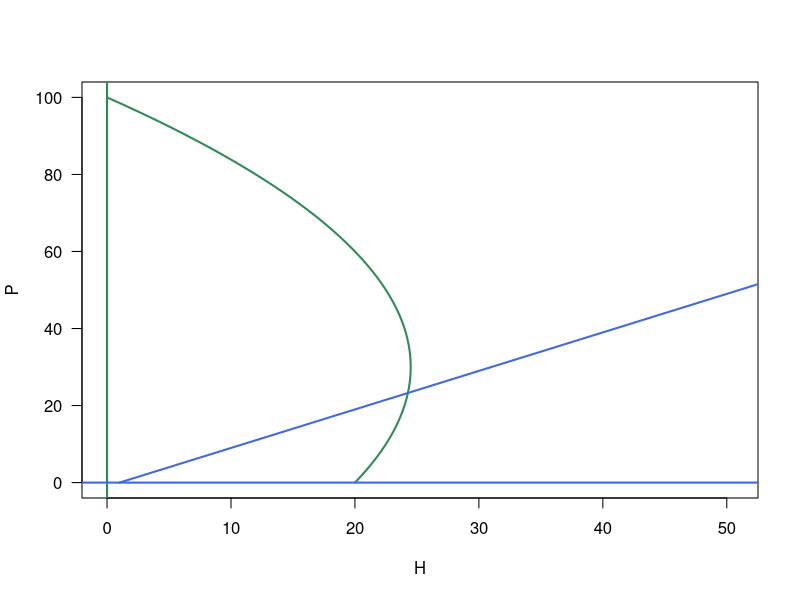
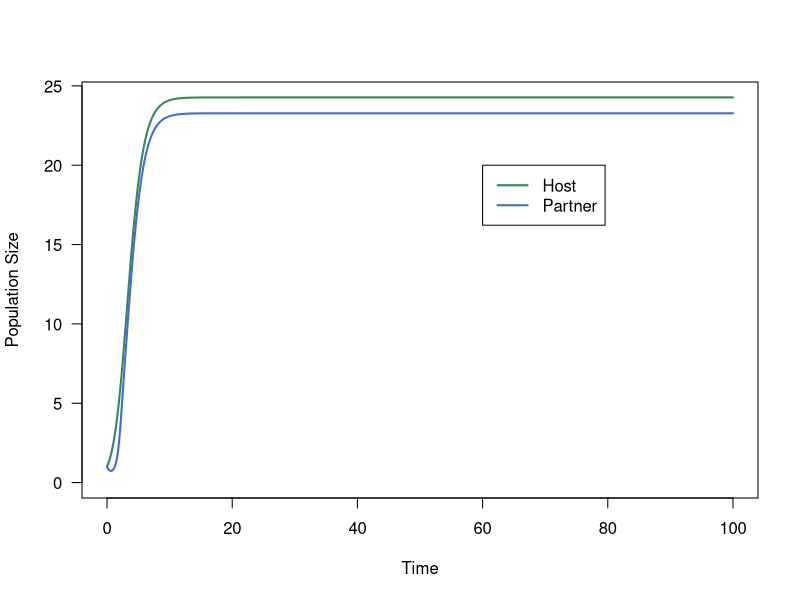
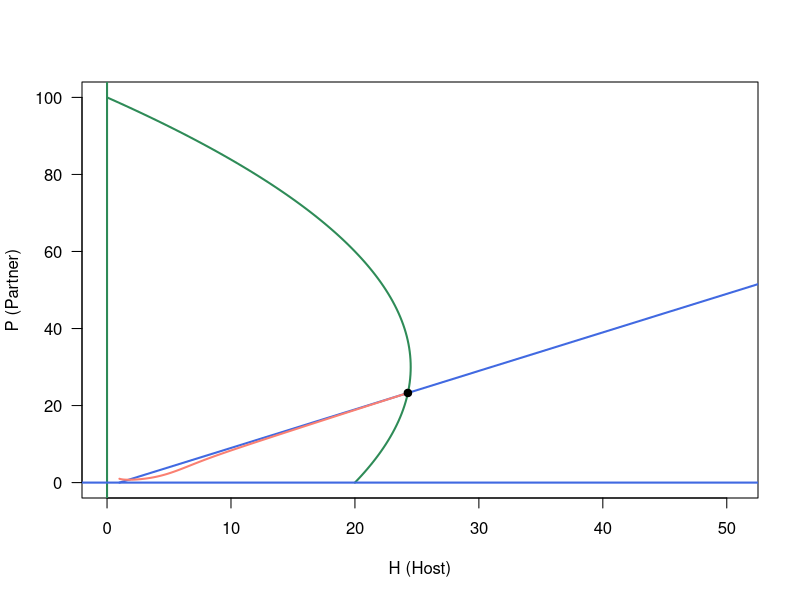
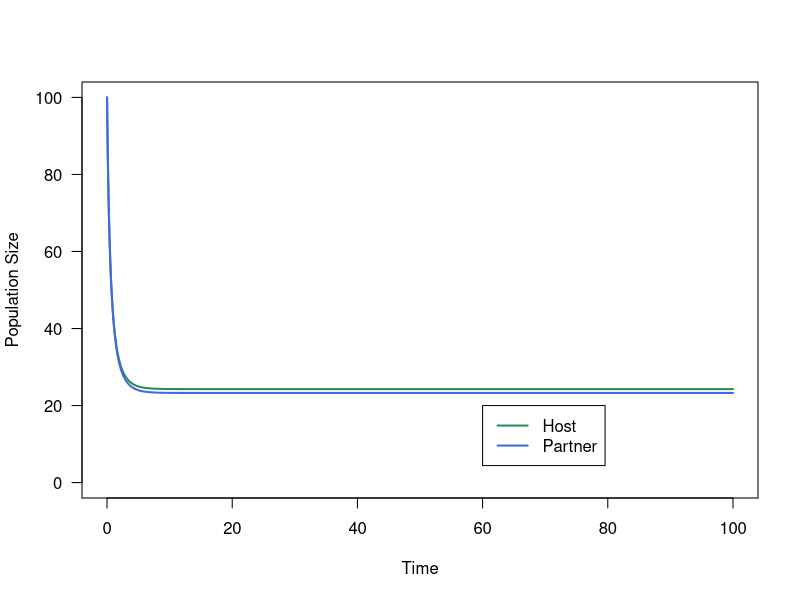
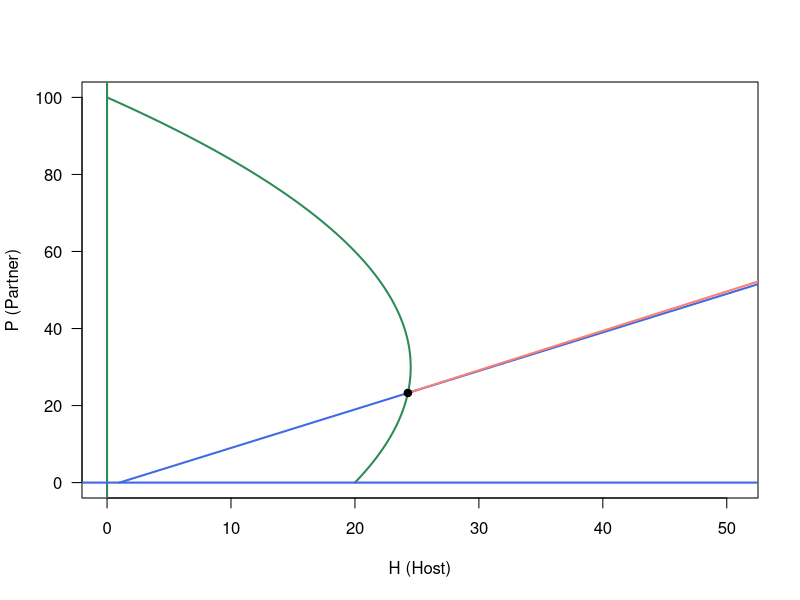
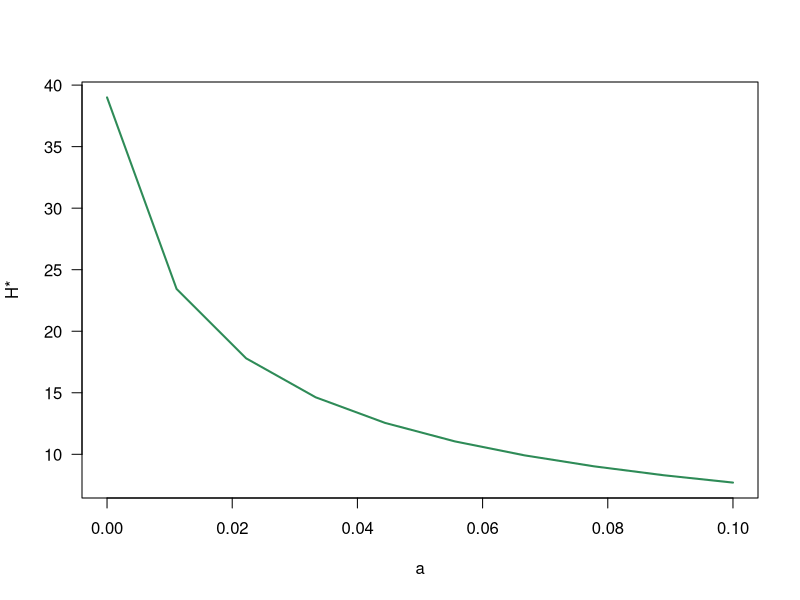
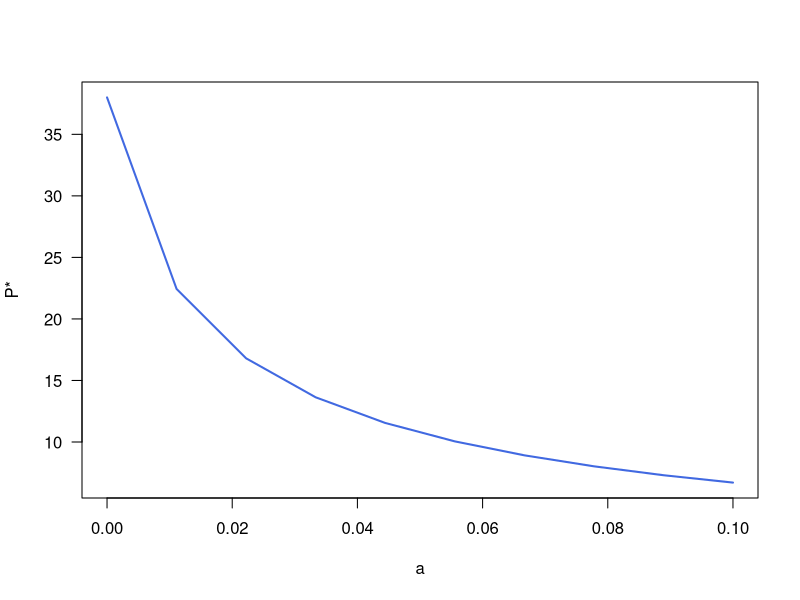
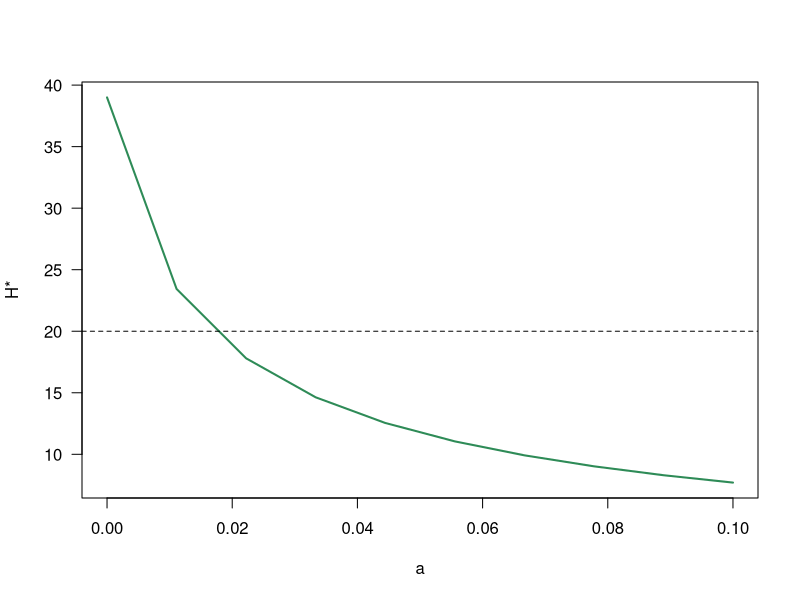

The R source for these figures, in order:
## ---- chunk 1
r <- 1			# growth rate of H
K <- 20			# carrying capacity of H
gamma <- .5		# positive effect of P on H's carrying capacity
a <- .01		# exploitation of H by P
b <- 1			# growth rate of P
m <- 1			# density-independent mortality of P
e <- 1			# factor weighting density-dependent mortality of P
## ---- chunk 2
# By setting dH/dt and dP/dt to zero, we can find four ZNGIs.
# From dH/dt: H = 0 or H = 1/r*(K+gamma*P)*(r-a*P)
# From dP/dt: P = 0 or H = m/b*(1+e*P)
# Let's plot them on a phase plane, with H on the x-axis, and P on the y-axis

Pset <- seq(from = 0, to = 100)		# Note that even though P will be on my y-axis, it's easier to solve the ZNGIs, particularly the one from dH/dt, for H. So I'm making a vector of Ps to plug in

dHdt.ZNGI <- 1/r*(K+gamma*Pset)*(r-a*Pset)
dPdt.ZNGI <- m/b*(1+e*Pset)

Hcol <- 'seagreen'
Pcol <- 'royalblue'

plot(x = dHdt.ZNGI, y = Pset, type = 'l', col = Hcol, lwd = 2, xlim=c(0,max(c(dHdt.ZNGI,dPdt.ZNGI)))/2, ylab = 'P', xlab = 'H',las=1)
lines(x = dPdt.ZNGI, y = Pset, lwd = 2, col = Pcol)
abline(v = 0, lwd = 2, col = Hcol)
abline(h = 0, lwd = 2, col= Pcol)
## ---- chunk 3
tset <- seq(from = 0, to = 100, length.out = 5000)
H.simu1 <- NaN*tset; H.simu1[1] <- 1
P.simu1 <- NaN*tset; P.simu1[1] <- 1

for(i in 2:length(tset)){
	dt <- tset[i] - tset[i-1]
	H <- H.simu1[i-1]
	P <- P.simu1[i-1]
	dH <- ( r*H*(1-H/(K+gamma*P))-a*H*P )*dt
	dP <- ( b*H*P - m*P*(1+e*P) )*dt
	H.simu1[i] <- H + dH
	P.simu1[i] <- P + dP	
}

plot(x = tset, y = H.simu1, col = Hcol, type = 'l', xlab = 'Time', ylab = 'Population Size', ylim = c(0, max(c(P.simu1,H.simu1))), lwd=2,las=1)
lines(x = tset, y = P.simu1, col = Pcol, lwd=2)
legend(x = 60, y = K, legend = c('Host','Partner'), lwd=2, col = c(Hcol,Pcol))
## ---- chunk 4
Simucol <- 'salmon'
plot(x = dHdt.ZNGI, y = Pset, type = 'l', col = Hcol, lwd = 2, xlim=c(0,max(c(dHdt.ZNGI,dPdt.ZNGI)))/2, ylab = 'P (Partner)', xlab = 'H (Host)',las=1)
lines(x = dPdt.ZNGI, y = Pset, lwd = 2, col = Pcol)
abline(v = 0, lwd = 2, col = Hcol)
abline(h = 0, lwd = 2, col= Pcol)
lines(x = H.simu1, y = P.simu1, col = Simucol, lwd=2)		# Plots the simulated trajectory; note that we're keeping the population sizes of H on the x-axis, and the population sizes of P on the y-axis, consistent with our phase plane.
points(x = H.simu1[length(tset)], y = P.simu1[length(tset)], col = 'black', bg='black', pch=21)		# Adds a solid black dot at the end of the simulation, indicating the equilibrium point. NOTE: We are calling this a stable equilibrium because our timeseries simulation suggested that it was: The populations reached a stable size that didn't change over time. You should always be careful, when running simulations, to be certain that the system has 'equilibrated' before you make interpretations about its results!
## ---- chunk 5
### solution ###

tset <- seq(from = 0, to = 100, length.out = 5000)
H.simu2 <- NaN*tset; H.simu2[1] <- 100
P.simu2 <- NaN*tset; P.simu2[1] <- 100

for(i in 2:length(tset)){
	dt <- tset[i] - tset[i-1]
	H <- H.simu2[i-1]
	P <- P.simu2[i-1]
	dH <- ( r*H*(1-H/(K+gamma*P))-a*H*P )*dt
	dP <- ( b*H*P - m*P*(1+e*P) )*dt
	H.simu2[i] <- H + dH
	P.simu2[i] <- P + dP	
}


### end solution ###
## ---- chunk 6
### solution ###
plot(x = tset, y = H.simu2, col = Hcol, type = 'l', xlab = 'Time', ylab = 'Population Size', ylim = c(0, max(c(P.simu2,H.simu2))), lwd=2,las=1)
lines(x = tset, y = P.simu2, col = Pcol, lwd=2)
legend(x = 60, y = K, legend = c('Host','Partner'), lwd=2, col = c(Hcol,Pcol))
### end solution ###
## ---- chunk 7
### solution ##

Simucol <- 'salmon'
plot(x = dHdt.ZNGI, y = Pset, type = 'l', col = Hcol, lwd = 2, xlim=c(0,max(c(dHdt.ZNGI,dPdt.ZNGI)))/2, ylab = 'P (Partner)', xlab = 'H (Host)',las=1)
lines(x = dPdt.ZNGI, y = Pset, lwd = 2, col = Pcol)
abline(v = 0, lwd = 2, col = Hcol)
abline(h = 0, lwd = 2, col= Pcol)
lines(x = H.simu2, y = P.simu2, col = Simucol, lwd=2)		# Plots the simulated trajectory; note that we're keeping the population sizes of H on the x-axis, and the population sizes of P on the y-axis, consistent with our phase plane.
points(x = H.simu2[length(tset)], y = P.simu2[length(tset)], col = 'black', bg='black', pch=21)

### end solution ###
## ---- chunk 8
### solution ###

aset <- seq(from = 0, to = 0.1, length.out = 10)

### end solution ###
## ---- chunk 9
### solution ###
r <- 1			# growth rate of H
K <- 20			# carrying capacity of H
gamma <- .5		# positive effect of P on H's carrying capacity
a <- .01		# exploitation of H by P
b <- 1			# growth rate of P
m <- 1			# density-independent mortality of P
e <- 1			# factor weighting density-dependent mortality of P

Hstar <- NaN*aset
Pstar <- Hstar

for(j in 1:length(aset)){
	a <- aset[j]
	H.simu <- NaN*tset; H.simu[1] <- 1
	P.simu <- NaN*tset; P.simu[1] <- 1
	for(i in 2:length(tset)){
		dt <- tset[i] - tset[i-1]
		H <- H.simu[i-1]
		P <- P.simu[i-1]
		dH <- ( r*H*(1-H/(K+gamma*P))-a*H*P )*dt
		dP <- ( b*H*P - m*P*(1+e*P) )*dt
		H.simu[i] <- H + dH
		P.simu[i] <- P + dP	 
	}
	Hstar[j] <- H.simu[length(tset)]
	Pstar[j] <- P.simu[length(tset)]
}


plot(aset,Hstar, type = 'l', col = Hcol, lwd= 2, ylab = 'H*', xlab = 'a',las=1)
plot(aset,Pstar, type = 'l', col = Pcol, lwd= 2, ylab = 'P*', xlab = 'a',las=1)

### end solution ###
## ---- chunk 10
### partial solution ###

plot(aset,Hstar, type = 'l', col = Hcol, lwd= 2, ylab = 'H*', xlab = 'a',las=1)
abline(h = K, lty = 2, col = 'black')

### end solution ###
## ---- chunk 11
### solution ###

r <- 1			# growth rate of H
K <- 20			# carrying capacity of H
gamma <- .5		# positive effect of P on H's carrying capacity
a <- .01		# exploitation of H by P
#b <- 1			# growth rate of P
m <- 1			# density-independent mortality of P
e <- 1			# factor weighting density-dependent mortality of P

bset <- seq(from = 0, to = 5, length.out = 100)

Hstar <- NaN*bset
Pstar <- Hstar

for(j in 1:length(bset)){
	b <- bset[j]
	H.simu <- NaN*tset; H.simu[1] <- 1
	P.simu <- NaN*tset; P.simu[1] <- 1
	for(i in 2:length(tset)){
		dt <- tset[i] - tset[i-1]
		H <- H.simu[i-1]
		P <- P.simu[i-1]
		dH <- ( r*H*(1-H/(K+gamma*P))-a*H*P )*dt
		dP <- ( b*H*P - m*P*(1+e*P) )*dt
		H.simu[i] <- H + dH
		P.simu[i] <- P + dP	 
	}
	Hstar[j] <- H.simu[length(tset)]
	Pstar[j] <- P.simu[length(tset)]
}


plot(bset,Hstar, type = 'l', col = Hcol, lwd= 2, ylab = 'H*', xlab = 'b',las=1)
abline(h = K, lty = 2, col = 'black')
plot(bset,Pstar, type = 'l', col = Pcol, lwd= 2, ylab = 'P*', xlab = 'b',las=1)

### end solution ###
## ---- chunk 12
r <- 1			# growth rate of H
K <- 20			# carrying capacity of H
gamma <- .5		# positive effect of P on H's carrying capacity
a <- .01		# exploitation of H by P
b <- 1			# growth rate of P
m <- 1			# density-independent mortality of P
e <- 1			# factor weighting density-dependent mortality of P

a_mut <- 0
a_par <- 0.05
## ---- chunk 13

# Mutualist Case
dHdt.ZNGI.mut <- 1/r*(K+gamma*Pset)*(r-a_mut*Pset)
dPdt.ZNGI.mut <- m/b*(1+e*Pset)

H.simu.mut <- NaN*tset; H.simu.mut[1] <- 1
P.simu.mut <- NaN*tset; P.simu.mut[1] <- 1

for(i in 2:length(tset)){
	dt <- tset[i] - tset[i-1]
	H <- H.simu.mut[i-1]
	P <- P.simu.mut[i-1]
	dH <- ( r*H*(1-H/(K+gamma*P))-a_mut*H*P )*dt
	dP <- ( b*H*P - m*P*(1+e*P) )*dt
	H.simu.mut[i] <- H + dH
	P.simu.mut[i] <- P + dP	
}
Hmax.mut <- H.simu.mut[length(tset)]
Pmax.mut <- P.simu.mut[length(tset)]

plot(x = dHdt.ZNGI.mut, y = Pset, type = 'l', col = Hcol, lwd = 2, xlim=c(0,max(c(dHdt.ZNGI.mut,dPdt.ZNGI.mut)))/2, ylab = 'P', xlab = 'H', las =1)
lines(x = dPdt.ZNGI.mut, y = Pset, lwd = 2, col = Pcol)
abline(v = 0, lwd = 2, col = Hcol)
abline(h = 0, lwd = 2, col= Pcol)
lines(x = H.simu.mut, y = P.simu.mut, col = Simucol, lwd=2)
points(x = Hmax.mut, y = Pmax.mut, pch = 21, col = 'black', bg = 'black')
## ---- chunk 14
# Parasite Case
dHdt.ZNGI.par <- 1/r*(K+gamma*Pset)*(r-a_par*Pset)
dPdt.ZNGI.par <- m/b*(1+e*Pset)

H.simu.par <- NaN*tset; H.simu.par[1] <- 1
P.simu.par <- NaN*tset; P.simu.par[1] <- 1

for(i in 2:length(tset)){
	dt <- tset[i] - tset[i-1]
	H <- H.simu.par[i-1]
	P <- P.simu.par[i-1]
	dH <- ( r*H*(1-H/(K+gamma*P))-a_par*H*P )*dt
	dP <- ( b*H*P - m*P*(1+e*P) )*dt
	H.simu.par[i] <- H + dH
	P.simu.par[i] <- P + dP	
}
Hmax.par <- H.simu.par[length(tset)]
Pmax.par <- P.simu.par[length(tset)]

plot(x = dHdt.ZNGI.par, y = Pset, type = 'l', col = Hcol, lwd = 2, xlim=c(0,max(c(dHdt.ZNGI.par,dPdt.ZNGI.par)))/2, ylab = 'P', xlab = 'H', las=1)
lines(x = dPdt.ZNGI.par, y = Pset, lwd = 2, col = Pcol)
abline(v = 0, lwd = 2, col = Hcol)
abline(h = 0, lwd = 2, col= Pcol)
lines(x = H.simu.par, y = P.simu.par, col = Simucol, lwd=2)
points(x = Hmax.par, y = Pmax.par, pch = 21, col = 'black', bg = 'black')
## ---- chunk 15
D_H <- 0.001
D_P <- 0.01
## ---- chunk 16
Xset <- seq(from = 1, to = 20)
## ---- chunk 17
H.simu3 <- matrix(data=NA, nrow = length(tset), ncol = length(Xset))	# Each row of this matrix represents a timepoint; each column represents a spatial location
# 5000 x 20 matrix 
H.simu3[1,] <- c(K,rep(0,length(Xset)-1))	# We will start our simulation with H at carrying capacity at the left-most edge of the habitat, and H = 0 everywhere else.
head(H.simu3)	# Using the 'head' function, we can look at the matrix we've set up.
## ---- chunk 18
for (i in 2:length(tset)) {		# For each timestep
  
	dt <- tset[i] - tset[i - 1]
	
	for (j in 1:length(Xset)) {		# For each spatial location

		H <- H.simu3[i - 1, j]			# Choose the correct previous population size

		# Compute the change in population size. Note that we have to use an if/else statement because our computations on the left and right edges of the habitat will be slightly different.
		if (j == 1) { # If you're in the leftmost patch
			dH <- (r*H*(1 - H/K) + D_H*(H.simu3[i-1,j+1] - H) ) * dt
		} else if (j == length(Xset)) { # If you're in the rightmost patch
			dH <- (r*H*(1 - H/K) + D_H*(H.simu3[i-1,j-1] - H) ) * dt
		} else { # If you're anywhere in the middle
			dH <- (r*H*(1-H/K) + D_H*(H.simu3[i-1,j-1] + H.simu3[i-1,j+1] - 2*H)) * dt
		}
		
		H.simu3[i, j] <- H + dH		# Compute the current population size
	}
}

head(H.simu3) # Let's talk about what we're seeing 
## ---- chunk 19
plot(x= tset,y = H.simu3[,1],type='l',lwd=2,col=Hcol,xlab='Time',ylab='Host Population Size', ylim=c(0,K), las=1)  
## ---- chunk 20
lines(x = tset, y = H.simu3[,5],lwd=2,col='seagreen3')
legend(x = 60, y = K*.9, legend=c('Patch 1','Patch 5','Patch 10','Patch 15'), lwd=2, col=c(Hcol,'seagreen3','seagreen2','seagreen1'))
## ---- chunk 21
### solution ###

plot(x= tset,y = H.simu3[,1],type='l',lwd=2,col=Hcol,xlab='Time',ylab='Host Population Size', ylim=c(0,K), las=1)  
lines(x = tset, y = H.simu3[,5],lwd=2,col='seagreen3')
lines(x = tset, y = H.simu3[,10],lwd=2,col='seagreen2')
lines(x = tset, y = H.simu3[,15],lwd=2,col='seagreen1')
legend(x = 60, y = K*.9, legend=c('Patch 1','Patch 5','Patch 10','Patch 15'), lwd=2, col=c(Hcol,'seagreen3','seagreen2','seagreen1'),bg='white')

### end solution ###
## ---- chunk 22
filled.contour(x = tset, y = Xset, z=H.simu3, xlab='Time',ylab='Location') # Yes, we know, the colour scheme is ugly.

library(RColorBrewer)		# Load an R colour package
display.brewer.all()		# Look at the different colour palettes available
filled.contour(x = tset, y = Xset, z=H.simu3, nlevels=4, xlab='Time',ylab='Location',col=brewer.pal(4,'Greens'))	
## ---- chunk 23
plot(x = Xset, y = H.simu3[1,], type = 'l', lwd = 2, col=Hcol, xlab='Location',ylab='Host Population Size', ylim=c(0,K), las=1)
lines(x = Xset, y = H.simu3[1000,],lwd=2,col='seagreen3')
lines(x = Xset, y = H.simu3[2000,],lwd=2,col='seagreen2')
lines(x = Xset, y = H.simu3[3000,],lwd=2,col='seagreen1')
legend(x = 15, y = K*.9, legend=c('Day 0','Day 1000','Day 2000','Day 3000'), lwd=2, col=c(Hcol,'seagreen3','seagreen2','seagreen1'),bg='white')
## ---- chunk 24
D_H <- 0.001
D_P <- 0.001
## ---- chunk 25
Xset <- seq(from = 1, to = 20)
## ---- chunk 26
H.simu4 <- matrix(data=NA, nrow = length(tset), ncol = length(Xset))
H.simu4[1,] <- c(Hmax.mut,rep(0,length(Xset)-1))	# Note that we set our left initial condition at the mutualist equilibrium that we saved in Part 1C.
P.simu4 <- matrix(data=NA, nrow = length(tset), ncol = length(Xset))
P.simu4[1,] <- c(Pmax.mut,rep(0,length(Xset)-1))

for (i in 2:length(tset)) {
	dt <- tset[i] - tset[i-1]
	for (j in 1:length(Xset)) {
		P <- P.simu4[i-1, j]
		H <- H.simu4[i-1, j]

		if (j == 1) { # If you're in the leftmost patch
			dP <- (b*H*P - m*P*(1 + e*P) + D_P*(P.simu4[i-1,j+1] - P) )*dt
			dH <- (r*H*(1 - H/(K+gamma*P)) - a_mut*H*P + D_H*(H.simu4[i-1,j+1] - H) )*dt
		} else if (j == length(Xset)) { # If you're in the rightmost patch
			dP <- (b*H*P - m*P*(1 + e*P) + D_P*(P.simu4[i-1,j-1] - P) ) * dt
			dH <- (r*H*(1 - H/(K+gamma*P)) - a_mut*H*P + D_H*(H.simu4[i-1,j-1] - H) )*dt
		} else { # If you're anywhere else
			dP <- (b*H*P - m*P*(1+e*P) + D_P*(P.simu4[i-1,j-1] + P.simu4[i-1,j+1] - 2*P) )*dt
			dH <- (r*H*(1-H/(K+gamma*P)) - a_mut*H*P + D_H*(H.simu4[i-1,j-1] + H.simu4[i-1,j+1] - 2*H) )*dt
		}
		P.simu4[i, j] <- P + dP
		H.simu4[i, j] <- H + dH
	}
}
## ---- chunk 27
plot(x = Xset, y = H.simu4[1,], type = 'l', lwd = 2, col=Hcol, xlab='Location',ylab='Host Population Size', ylim=c(0,Hmax.mut), las=1)
lines(x = Xset, y = H.simu4[1000,],lwd=2,col='seagreen3')
lines(x = Xset, y = H.simu4[2000,],lwd=2,col='seagreen2')
lines(x = Xset, y = H.simu4[3000,],lwd=2,col='seagreen1')
legend(x = 15, y = Hmax.mut*.9, legend=c('Day 0','Day 1000','Day 2000','Day 3000'), lwd=2, col=c(Hcol,'seagreen3','seagreen2','seagreen1'),bg='white')

plot(x = Xset, y = P.simu4[1,], type = 'l', lwd = 2, col='lightblue4', xlab='Location',ylab='Partner Population Size', ylim=c(0,Pmax.mut), las=1)
lines(x = Xset, y = P.simu4[1000,],lwd=2,col='lightblue3')
lines(x = Xset, y = P.simu4[2000,],lwd=2,col='lightblue2')
lines(x = Xset, y = P.simu4[3000,],lwd=2,col='lightblue1')
legend(x = 15, y = Pmax.mut*.9, legend=c('Day 0','Day 1000','Day 2000','Day 3000'), lwd=2, col=c('lightblue4','lightblue3','lightblue2','lightblue1'),bg='white')

## ---- chunk 28
plot(x = Xset, y = H.simu4[1,], type = 'l', lwd = 2, col=Hcol, xlab='Location',ylab='Host or Partner Population Size', ylim=c(0,Hmax.mut), las=1)
lines(x = Xset, y = H.simu4[1000,],lwd=2,col='seagreen3')
lines(x = Xset, y = H.simu4[2000,],lwd=2,col='seagreen2')
lines(x = Xset, y = H.simu4[3000,],lwd=2,col='seagreen1')
lines(x = Xset, y = P.simu4[1,],lwd=2,col='lightblue4')
lines(x = Xset, y = P.simu4[1000,],lwd=2,col='lightblue3')
lines(x = Xset, y = P.simu4[2000,],lwd=2,col='lightblue2')
lines(x = Xset, y = P.simu4[3000,],lwd=2,col='lightblue1')
legend(x = 15, y = Hmax.mut*.9, legend=c('Day 0, H','Day 1000, H','Day 2000, H','Day 3000, H','Day 0, P','Day 1000, P','Day 2000, P','Day 3000, P'), lwd=2, col=c(Hcol,'seagreen3','seagreen2','seagreen1','lightblue4','lightblue3','lightblue2','lightblue1'),bg='white')
## ---- chunk 29
plot(x = Xset, y = H.simu4[1,], type = 'l', lwd = 2, col=Hcol, xlab='Location',ylab='Host Population Size', ylim=c(0,Hmax.mut), las=1,main='Simulation w/ mutualist, D_H = D_P = 0.001'); lines(x = Xset, y = H.simu4[1000,],lwd=2,col='seagreen3'); lines(x = Xset, y = H.simu4[2000,],lwd=2,col='seagreen2'); lines(x = Xset, y = H.simu4[3000,],lwd=2,col='seagreen1'); legend(x = 15, y = Hmax.mut*.9, legend=c('Day 0','Day 1000','Day 2000','Day 3000'), lwd=2, col=c(Hcol,'seagreen3','seagreen2','seagreen1'),bg='white')

plot(x = Xset, y = H.simu3[1,], type = 'l', lwd = 2, col=Hcol, xlab='Location',ylab='Host Population Size', ylim=c(0,Hmax.mut), las=1,main='Simulation w/o mutualist, D_H = 0.001'); lines(x = Xset, y = H.simu3[1000,],lwd=2,col='seagreen3'); lines(x = Xset, y = H.simu3[2000,],lwd=2,col='seagreen2'); lines(x = Xset, y = H.simu3[3000,],lwd=2,col='seagreen1'); legend(x = 15, y = Hmax.mut*.9, legend=c('Day 0','Day 1000','Day 2000','Day 3000'), lwd=2, col=c(Hcol,'seagreen3','seagreen2','seagreen1'),bg='white')
## ---- chunk 30
plot(x = Xset, y = H.simu4[1000,], type = 'l', lwd = 2, col=Hcol, xlab='Location',ylab='Host Population Size', ylim=c(0,Hmax.mut), las=1)
lines(x = Xset, y = H.simu3[1000,],lwd=2,col='seagreen3')
legend(x = 10, y = Hmax.mut*.9, legend=c('w/ mutualist','w/o mutualist'),lwd=2,col=c(Hcol,'seagreen3'),bg='white')
## ---- chunk 31
D_H <- 0.01
D_P <- 0.001
## ---- chunk 32
### solution ###

H.simu5 <- matrix(data=NA, nrow = length(tset), ncol = length(Xset))
H.simu5[1,] <- c(Hmax.mut,rep(0,length(Xset)-1))	# Note that we set our left initial condition at the mutualist equilibrium that we saved in Part 1C.
P.simu5 <- matrix(data=NA, nrow = length(tset), ncol = length(Xset))
P.simu5[1,] <- c(Pmax.mut,rep(0,length(Xset)-1))

for (i in 2:length(tset)) {
	dt <- tset[i] - tset[i-1]
	for (j in 1:length(Xset)) {
		P <- P.simu5[i-1, j]
		H <- H.simu5[i-1, j]

		if (j == 1) { # If you're in the leftmost patch
			dP <- (b*H*P - m*P*(1 + e*P) + D_P*(P.simu5[i-1,j+1] - P) )*dt
			dH <- (r*H*(1 - H/(K+gamma*P)) - a_mut*H*P + D_H*(H.simu5[i-1,j+1] - H) )*dt
		} else if (j == length(Xset)) { # If you're in the rightmost patch
			dP <- (b*H*P - m*P*(1 + e*P) + D_P*(P.simu5[i-1,j-1] - P) ) * dt
			dH <- (r*H*(1 - H/(K+gamma*P)) - a_mut*H*P + D_H*(H.simu5[i-1,j-1] - H) )*dt
		} else { # If you're anywhere else
			dP <- (b*H*P - m*P*(1+e*P) + D_P*(P.simu5[i-1,j-1] + P.simu5[i-1,j+1] - 2*P) )*dt
			dH <- (r*H*(1-H/(K+gamma*P)) - a_mut*H*P + D_H*(H.simu5[i-1,j-1] + H.simu5[i-1,j+1] - 2*H) )*dt
		}
		P.simu5[i, j] <- P + dP
		H.simu5[i, j] <- H + dH
	}
}

### end solution ###
## ---- chunk 33
### solution ###

plot(x = Xset, y = H.simu5[1,], type = 'l', lwd = 2, col=Hcol, xlab='Location',ylab='Host Population Size', ylim=c(0,Hmax.mut), las=1)
lines(x = Xset, y = H.simu5[1000,],lwd=2,col='seagreen3')
lines(x = Xset, y = H.simu5[2000,],lwd=2,col='seagreen2')
lines(x = Xset, y = H.simu5[3000,],lwd=2,col='seagreen1')
legend(x = 15, y = Hmax.mut*.9, legend=c('Day 0','Day 1000','Day 2000','Day 3000'), lwd=2, col=c(Hcol,'seagreen3','seagreen2','seagreen1'),bg='white')

plot(x = Xset, y = P.simu5[1,], type = 'l', lwd = 2, col='lightblue4', xlab='Location',ylab='Partner Population Size', ylim=c(0,Pmax.mut), las=1)
lines(x = Xset, y = P.simu5[1000,],lwd=2,col='lightblue3')
lines(x = Xset, y = P.simu5[2000,],lwd=2,col='lightblue2')
lines(x = Xset, y = P.simu5[3000,],lwd=2,col='lightblue1')
legend(x = 15, y = Pmax.mut*.9, legend=c('Day 0','Day 1000','Day 2000','Day 3000'), lwd=2, col=c('lightblue4','lightblue3','lightblue2','lightblue1'),bg='white')

### end solution ###

## ---- chunk 34
### solution ###

plot(x = Xset, y = H.simu4[1000,], type = 'l', lwd = 2, col=Hcol, xlab='Location',ylab='Host Population Size', ylim=c(0,Hmax.mut), las=1)
lines(x = Xset, y = H.simu3[1000,],lwd=2,col='seagreen3')
lines(x = Xset, y = H.simu5[1000,],lwd=2,col='seagreen2')
legend(x = 10, y = Hmax.mut*.9, legend=c('w/ mutualist (D_H=D_P)','w/o mutualist','w/ fast host (D_H>D_P)'),lwd=2,col=c(Hcol,'seagreen3','seagreen2'),bg='white')

### end solution ###
## ---- chunk 35
### solution ###

plot(x = Xset, y = P.simu4[1000,], type = 'l', lwd = 2, col='lightblue4', xlab='Location',ylab='Partner Population Size', ylim=c(0,Pmax.mut), las=1)
lines(x = Xset, y = P.simu5[1000,],lwd=2,col='lightblue3')
legend(x = 10, y = Pmax.mut*.9, legend=c('D_H = D_P','D_H > D_P'),lwd=2,col=c('lightblue4','lightblue3'),bg='white')

### end solution ###
## ---- chunk 36
D_H <- 0.001
D_P <- 0.1
## ---- chunk 37
### solution ###

H.simu6 <- matrix(data=NA, nrow = length(tset), ncol = length(Xset))
H.simu6[1,] <- c(Hmax.mut,rep(0,length(Xset)-1))	# Note that we set our left initial condition at the mutualist equilibrium that we saved in Part 1C.
P.simu6 <- matrix(data=NA, nrow = length(tset), ncol = length(Xset))
P.simu6[1,] <- c(Pmax.mut,rep(0,length(Xset)-1))

for (i in 2:length(tset)) {
	dt <- tset[i] - tset[i-1]
	for (j in 1:length(Xset)) {
		P <- P.simu6[i-1, j]
		H <- H.simu6[i-1, j]

		if (j == 1) { # If you're in the leftmost patch
			dP <- (b*H*P - m*P*(1 + e*P) + D_P*(P.simu6[i-1,j+1] - P) )*dt
			dH <- (r*H*(1 - H/(K+gamma*P)) - a_mut*H*P + D_H*(H.simu6[i-1,j+1] - H) )*dt
		} else if (j == length(Xset)) { # If you're in the rightmost patch
			dP <- (b*H*P - m*P*(1 + e*P) + D_P*(P.simu6[i-1,j-1] - P) ) * dt
			dH <- (r*H*(1 - H/(K+gamma*P)) - a_mut*H*P + D_H*(H.simu6[i-1,j-1] - H) )*dt
		} else { # If you're anywhere else
			dP <- (b*H*P - m*P*(1+e*P) + D_P*(P.simu6[i-1,j-1] + P.simu6[i-1,j+1] - 2*P) )*dt
			dH <- (r*H*(1-H/(K+gamma*P)) - a_mut*H*P + D_H*(H.simu6[i-1,j-1] + H.simu6[i-1,j+1] - 2*H) )*dt
		}
		P.simu6[i, j] <- P + dP
		H.simu6[i, j] <- H + dH
	}
}

### end solution ###
## ---- chunk 38
### solution ###

plot(x = Xset, y = H.simu6[1,], type = 'l', lwd = 2, col=Hcol, xlab='Location',ylab='Host Population Size', ylim=c(0,Hmax.mut), las=1)
lines(x = Xset, y = H.simu6[1000,],lwd=2,col='seagreen3')
lines(x = Xset, y = H.simu6[2000,],lwd=2,col='seagreen2')
lines(x = Xset, y = H.simu6[3000,],lwd=2,col='seagreen1')
legend(x = 15, y = Hmax.mut*.9, legend=c('Day 0','Day 1000','Day 2000','Day 3000'), lwd=2, col=c(Hcol,'seagreen3','seagreen2','seagreen1'),bg='white')

plot(x = Xset, y = P.simu6[1,], type = 'l', lwd = 2, col='lightblue4', xlab='Location',ylab='Partner Population Size', ylim=c(0,Pmax.mut), las=1)
lines(x = Xset, y = P.simu6[1000,],lwd=2,col='lightblue3')
lines(x = Xset, y = P.simu6[2000,],lwd=2,col='lightblue2')
lines(x = Xset, y = P.simu6[3000,],lwd=2,col='lightblue1')
legend(x = 15, y = Pmax.mut*.9, legend=c('Day 0','Day 1000','Day 2000','Day 3000'), lwd=2, col=c('lightblue4','lightblue3','lightblue2','lightblue1'),bg='white')

### end solution ###
## ---- chunk 39
### solution ###

plot(x = Xset, y = H.simu4[1000,], type = 'l', lwd = 2, col=Hcol, xlab='Location',ylab='Host Population Size', ylim=c(0,Hmax.mut), las=1)
lines(x = Xset, y = H.simu3[1000,],lwd=2,col='seagreen3')
lines(x = Xset, y = H.simu5[1000,],lwd=2,col='seagreen2')
lines(x = Xset, y = H.simu6[1000,],lwd=1,col='black')
legend(x = 10, y = Hmax.mut*.9, legend=c('w/ mutualist (D_H=D_P)','w/o mutualist','w/ fast host (D_H>D_P)','w/ fast partner (D_P>D_H)'),lwd=c(2,2,2,.5),col=c(Hcol,'seagreen3','seagreen2','black'),bg='white')

### end solution ###
## ---- chunk 40
### solution ###

plot(x = Xset, y = P.simu4[1000,], type = 'l', lwd = 2, col='lightblue4', xlab='Location',ylab='Partner Population Size', ylim=c(0,Pmax.mut), las=1)
lines(x = Xset, y = P.simu5[1000,],lwd=2,col='lightblue3')
lines(x = Xset, y = P.simu6[1000,],lwd=.5,col='black')
legend(x = 10, y = Pmax.mut*.9, legend=c('D_H = D_P','D_H > D_P','D_P>D_H'),lwd=c(2,2,.5),col=c('lightblue4','lightblue3','black'),bg='white')

### end solution ###
## ---- chunk 41
### solution ###

plot(x = Xset, y = H.simu4[1000,], type = 'l', lwd = 2, col=Hcol, xlab='Location',ylab='Host Population Size', ylim=c(0,Hmax.mut), las=1)
lines(x = Xset, y = H.simu5[1000,],lwd=2,col='seagreen2')
lines(x = Xset, y = H.simu6[1000,],lwd=.5,col='black')
legend(x = 10, y = Hmax.mut*.9, legend=c('D_H=D_P','D_H>D_P','D_P>D_H'),lwd=c(2,2,.5),col=c(Hcol,'seagreen2','black'),bg='white')

plot(x = Xset, y = P.simu4[1000,], type = 'l', lwd = 2, col='lightblue4', xlab='Location',ylab='Partner Population Size', ylim=c(0,Pmax.mut), las=1)
lines(x = Xset, y = P.simu5[1000,],lwd=2,col='lightblue3')
lines(x = Xset, y = P.simu6[1000,],lwd=.5,col='black')
legend(x = 10, y = Pmax.mut*.9, legend=c('D_H = D_P','D_H > D_P','D_P>D_H'),lwd=c(2,2,.5),col=c('lightblue4','lightblue3','black'),bg='white')


### end solution ###
## ---- chunk 42
### solution ###

# Faster host dispersal

### end solution ###
## ---- chunk 43
### solution ###

# Increasing partner dispersal doesn't make the invasion faster. This is because the partner depends on the host to survive. So, even though it may be able to disperse faster into new territory, it can't actually grow there until the host has arrived. So, the system winds up being limited by the host's dispersal rate.

### end solution ###
## ---- chunk 44
### solution ###

a_par <- 0.05

D_H <- 0.001
D_P <- 0.001

H.simu7 <- matrix(data=NA, nrow = length(tset), ncol = length(Xset))
H.simu7[1,] <- c(Hmax.par,rep(0,length(Xset)-1))	# Note that we set our left initial condition at the mutualist equilibrium that we saved in Part 1C.
P.simu7 <- matrix(data=NA, nrow = length(tset), ncol = length(Xset))
P.simu7[1,] <- c(Pmax.par,rep(0,length(Xset)-1))

for (i in 2:length(tset)) {
	dt <- tset[i] - tset[i-1]
	for (j in 1:length(Xset)) {
		P <- P.simu7[i-1, j]
		H <- H.simu7[i-1, j]

		if (j == 1) { # If you're in the leftmost patch
			dP <- (b*H*P - m*P*(1 + e*P) + D_P*(P.simu7[i-1,j+1] - P) )*dt
			dH <- (r*H*(1 - H/(K+gamma*P)) - a_par*H*P + D_H*(H.simu7[i-1,j+1] - H) )*dt
		} else if (j == length(Xset)) { # If you're in the rightmost patch
			dP <- (b*H*P - m*P*(1 + e*P) + D_P*(P.simu7[i-1,j-1] - P) ) * dt
			dH <- (r*H*(1 - H/(K+gamma*P)) - a_par*H*P + D_H*(H.simu7[i-1,j-1] - H) )*dt
		} else { # If you're anywhere else
			dP <- (b*H*P - m*P*(1+e*P) + D_P*(P.simu7[i-1,j-1] + P.simu7[i-1,j+1] - 2*P) )*dt
			dH <- (r*H*(1-H/(K+gamma*P)) - a_par*H*P + D_H*(H.simu7[i-1,j-1] + H.simu7[i-1,j+1] - 2*H) )*dt
		}
		P.simu7[i, j] <- P + dP
		H.simu7[i, j] <- H + dH
	}
}

### end solution ###
## ---- chunk 45
### solution ###

D_H <- 0.01
D_P <- 0.001

H.simu8 <- matrix(data=NA, nrow = length(tset), ncol = length(Xset))
H.simu8[1,] <- c(Hmax.par,rep(0,length(Xset)-1))	# Note that we set our left initial condition at the mutualist equilibrium that we saved in Part 1C.
P.simu8 <- matrix(data=NA, nrow = length(tset), ncol = length(Xset))
P.simu8[1,] <- c(Pmax.par,rep(0,length(Xset)-1))

for (i in 2:length(tset)) {
	dt <- tset[i] - tset[i-1]
	for (j in 1:length(Xset)) {
		P <- P.simu8[i-1, j]
		H <- H.simu8[i-1, j]

		if (j == 1) { # If you're in the leftmost patch
			dP <- (b*H*P - m*P*(1 + e*P) + D_P*(P.simu8[i-1,j+1] - P) )*dt
			dH <- (r*H*(1 - H/(K+gamma*P)) - a_par*H*P + D_H*(H.simu8[i-1,j+1] - H) )*dt
		} else if (j == length(Xset)) { # If you're in the rightmost patch
			dP <- (b*H*P - m*P*(1 + e*P) + D_P*(P.simu8[i-1,j-1] - P) ) * dt
			dH <- (r*H*(1 - H/(K+gamma*P)) - a_par*H*P + D_H*(H.simu8[i-1,j-1] - H) )*dt
		} else { # If you're anywhere else
			dP <- (b*H*P - m*P*(1+e*P) + D_P*(P.simu8[i-1,j-1] + P.simu8[i-1,j+1] - 2*P) )*dt
			dH <- (r*H*(1-H/(K+gamma*P)) - a_par*H*P + D_H*(H.simu8[i-1,j-1] + H.simu8[i-1,j+1] - 2*H) )*dt
		}
		P.simu8[i, j] <- P + dP
		H.simu8[i, j] <- H + dH
	}
}

### end solution ###
## ---- chunk 46
### solution ###

D_H <- 0.001
D_P <- 1

H.simu9 <- matrix(data=NA, nrow = length(tset), ncol = length(Xset))
H.simu9[1,] <- c(Hmax.par,rep(0,length(Xset)-1))	# Note that we set our left initial condition at the mutualist equilibrium that we saved in Part 1C.
P.simu9 <- matrix(data=NA, nrow = length(tset), ncol = length(Xset))
P.simu9[1,] <- c(Pmax.par,rep(0,length(Xset)-1))

for (i in 2:length(tset)) {
	dt <- tset[i] - tset[i-1]
	for (j in 1:length(Xset)) {
		P <- P.simu9[i-1, j]
		H <- H.simu9[i-1, j]

		if (j == 1) { # If you're in the leftmost patch
			dP <- (b*H*P - m*P*(1 + e*P) + D_P*(P.simu9[i-1,j+1] - P) )*dt
			dH <- (r*H*(1 - H/(K+gamma*P)) - a_par*H*P + D_H*(H.simu9[i-1,j+1] - H) )*dt
		} else if (j == length(Xset)) { # If you're in the rightmost patch
			dP <- (b*H*P - m*P*(1 + e*P) + D_P*(P.simu9[i-1,j-1] - P) ) * dt
			dH <- (r*H*(1 - H/(K+gamma*P)) - a_par*H*P + D_H*(H.simu9[i-1,j-1] - H) )*dt
		} else { # If you're anywhere else
			dP <- (b*H*P - m*P*(1+e*P) + D_P*(P.simu9[i-1,j-1] + P.simu9[i-1,j+1] - 2*P) )*dt
			dH <- (r*H*(1-H/(K+gamma*P)) - a_par*H*P + D_H*(H.simu9[i-1,j-1] + H.simu9[i-1,j+1] - 2*H) )*dt
		}
		P.simu9[i, j] <- P + dP
		H.simu9[i, j] <- H + dH
	}
}

### end solution ###
## ---- chunk 47
### solution ###

plot(x = Xset, y = H.simu7[1000,], type = 'l', lwd = 2, col=Hcol, xlab='Location',ylab='Host Population Size', ylim=c(0,Hmax.par), las=1)
lines(x = Xset, y = H.simu8[1000,],lwd=2,col='seagreen2')
lines(x = Xset, y = H.simu9[1000,],lwd=.5,col='black')
legend(x = 10, y = Hmax.par*.9, legend=c('D_H=D_P','D_H>D_P','D_P>D_H'),lwd=c(2,2,.5),col=c(Hcol,'seagreen2','black'),bg='white')

plot(x = Xset, y = P.simu7[1000,], type = 'l', lwd = 2, col='coral3', xlab='Location',ylab='Partner Population Size', ylim=c(0,Pmax.par), las=1)
lines(x = Xset, y = P.simu8[1000,],lwd=2,col='coral')
lines(x = Xset, y = P.simu9[1000,],lwd=.5,col='black')
legend(x = 10, y = Pmax.par*.9, legend=c('D_H = D_P','D_H > D_P','D_P>D_H'),lwd=c(2,2,.5),col=c('coral3','coral','black'),bg='white')

### end solution ###
## ---- chunk 48
### solution ###

# Invasion happens fastest when the host disperses fastest.

# The faster-dispersing parasite slows the invasion *very* slightly, but doesn't halt it.

### end solution ###
## ---- chunk 49
# Agent A's solutions already exist (they're simulation 9, above)

# Agent B's solutions are 
D_H <- 0.001
D_P <- 1
a_par <- 0.5

H.simuB <- matrix(data=NA, nrow = length(tset), ncol = length(Xset))
H.simuB[1,] <- c(Hmax.par,rep(0,length(Xset)-1))	# Note that we set our left initial condition at the mutualist equilibrium that we saved in Part 1C.
P.simuB <- matrix(data=NA, nrow = length(tset), ncol = length(Xset))
P.simuB[1,] <- c(Pmax.par,rep(0,length(Xset)-1))

for (i in 2:length(tset)) {
	dt <- tset[i] - tset[i-1]
	for (j in 1:length(Xset)) {
		P <- P.simuB[i-1, j]
		H <- H.simuB[i-1, j]

		if (j == 1) { # If you're in the leftmost patch
			dP <- (b*H*P - m*P*(1 + e*P) + D_P*(P.simuB[i-1,j+1] - P) )*dt
			dH <- (r*H*(1 - H/(K+gamma*P)) - a_par*H*P + D_H*(H.simuB[i-1,j+1] - H) )*dt
		} else if (j == length(Xset)) { # If you're in the rightmost patch
			dP <- (b*H*P - m*P*(1 + e*P) + D_P*(P.simuB[i-1,j-1] - P) ) * dt
			dH <- (r*H*(1 - H/(K+gamma*P)) - a_par*H*P + D_H*(H.simuB[i-1,j-1] - H) )*dt
		} else { # If you're anywhere else
			dP <- (b*H*P - m*P*(1+e*P) + D_P*(P.simuB[i-1,j-1] + P.simuB[i-1,j+1] - 2*P) )*dt
			dH <- (r*H*(1-H/(K+gamma*P)) - a_par*H*P + D_H*(H.simuB[i-1,j-1] + H.simuB[i-1,j+1] - 2*H) )*dt
		}
		P.simuB[i, j] <- P + dP
		H.simuB[i, j] <- H + dH
	}
}

## ---- chunk 50
# Agent C's solutions are
D_H <- 0.001
D_P <- 10
a_par <- 0.05

H.simuC <- matrix(data=NA, nrow = length(tset), ncol = length(Xset))
H.simuC[1,] <- c(Hmax.par,rep(0,length(Xset)-1))	# Note that we set our left initial condition at the mutualist equilibrium that we saved in Part 1C.
P.simuC <- matrix(data=NA, nrow = length(tset), ncol = length(Xset))
P.simuC[1,] <- c(Pmax.par,rep(0,length(Xset)-1))

for (i in 2:length(tset)) {
	dt <- tset[i] - tset[i-1]
	for (j in 1:length(Xset)) {
		P <- P.simuC[i-1, j]
		H <- H.simuC[i-1, j]

		if (j == 1) { # If you're in the leftmost patch
			dP <- (b*H*P - m*P*(1 + e*P) + D_P*(P.simuC[i-1,j+1] - P) )*dt
			dH <- (r*H*(1 - H/(K+gamma*P)) - a_par*H*P + D_H*(H.simuC[i-1,j+1] - H) )*dt
		} else if (j == length(Xset)) { # If you're in the rightmost patch
			dP <- (b*H*P - m*P*(1 + e*P) + D_P*(P.simuC[i-1,j-1] - P) ) * dt
			dH <- (r*H*(1 - H/(K+gamma*P)) - a_par*H*P + D_H*(H.simuC[i-1,j-1] - H) )*dt
		} else { # If you're anywhere else
			dP <- (b*H*P - m*P*(1+e*P) + D_P*(P.simuC[i-1,j-1] + P.simuC[i-1,j+1] - 2*P) )*dt
			dH <- (r*H*(1-H/(K+gamma*P)) - a_par*H*P + D_H*(H.simuC[i-1,j-1] + H.simuC[i-1,j+1] - 2*H) )*dt
		}
		P.simuC[i, j] <- P + dP
		H.simuC[i, j] <- H + dH
	}
}


plot(x = Xset, y = H.simu9[1000,], type = 'l', lwd = 2, col=Hcol, xlab='Location',ylab='Host Population Size', ylim=c(0,Hmax.par), las=1)
lines(x = Xset, y = H.simuB[1000,],lwd=2,col='seagreen2')
lines(x = Xset, y = H.simuC[1000,],lwd=.5,col='black')
legend(x = 10, y = Hmax.par*.9, legend=c('Agent A','Agent B','Agent C'),lwd=c(2,2,.5),col=c(Hcol,'seagreen2','black'),bg='white')

plot(x = Xset, y = H.simu9[4000,], type = 'l', lwd = 2, col=Hcol, xlab='Location',ylab='Host Population Size', ylim=c(0,Hmax.par), las=1)
lines(x = Xset, y = H.simuB[4000,],lwd=2,col='seagreen2')
lines(x = Xset, y = H.simuC[4000,],lwd=.5,col='black')
legend(x = 10, y = Hmax.par*.9, legend=c('Agent A','Agent B','Agent C'),lwd=c(2,2,.5),col=c(Hcol,'seagreen2','black'),bg='white')
## ---- chunk 51
# I would probably choose Agent B. It supresses the host population the most, which slows its invasion, even though, at later timepoints, Agent C has a slightly lagging invasion front.
